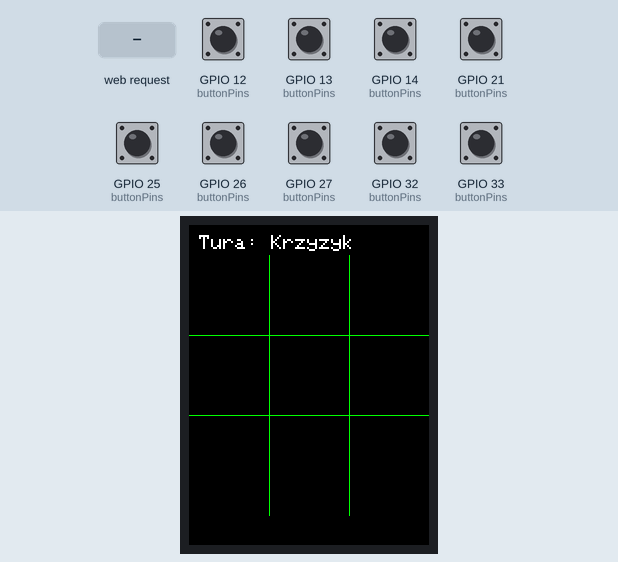
Bench run of a sketch on a simulated ESP32. On the bench: 240×320 colour display. The test bench sets the inputs (shaded band); at power-on: GPIO 12 (buttonPins), GPIO 13 (buttonPins), GPIO 14 (buttonPins), GPIO 21 (buttonPins), GPIO 25 (buttonPins), GPIO 26 (buttonPins), GPIO 27 (buttonPins), GPIO 32 (buttonPins), GPIO 33 (buttonPins) HIGH. What the sketch prints to the serial monitor is not drawn.

Above: at 1.5 s.
1.6 s: GPIO 12 (buttonPins) pulled LOW for 0.15 s
At 2.8 s:
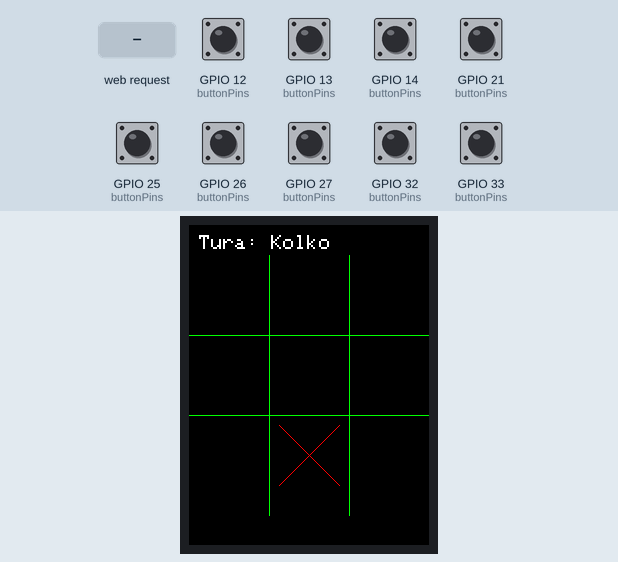
3.2 s: GPIO 13 (buttonPins) pulled LOW for 0.15 s
At 4.1 s:
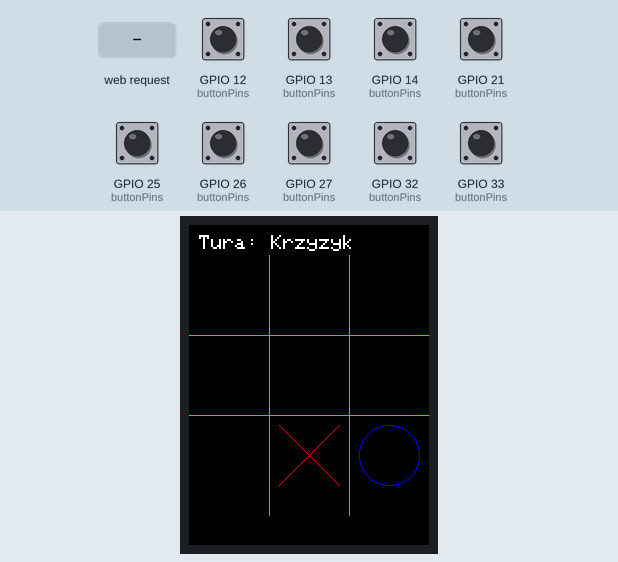
4.8 s: GPIO 14 (buttonPins) pulled LOW for 1 s
At 6.4 s:
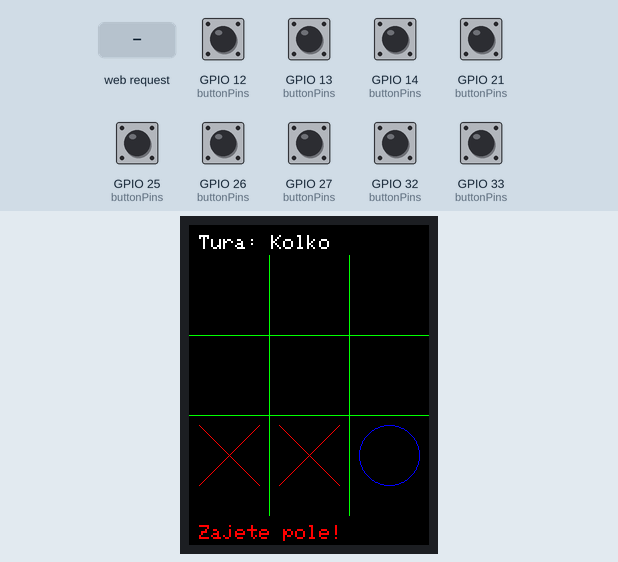
7.3 s: GPIO 21 (buttonPins) pulled LOW for 0.15 s
At 8.5 s:
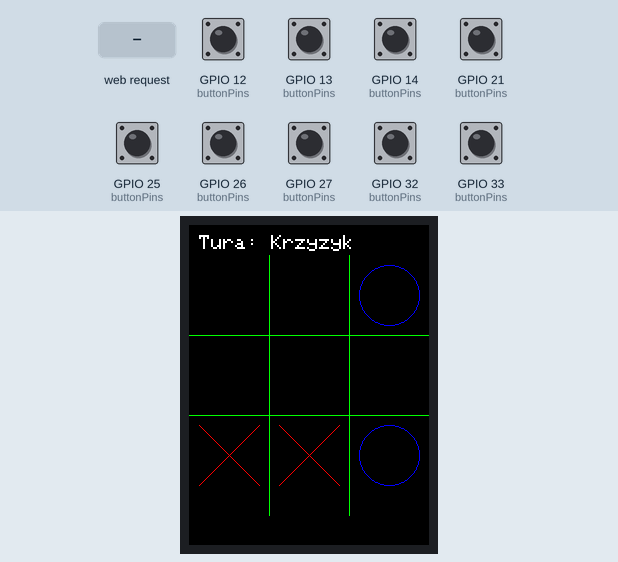
8.9 s: GPIO 14 (buttonPins) pulled LOW for 0.15 s
At 9.4 s:
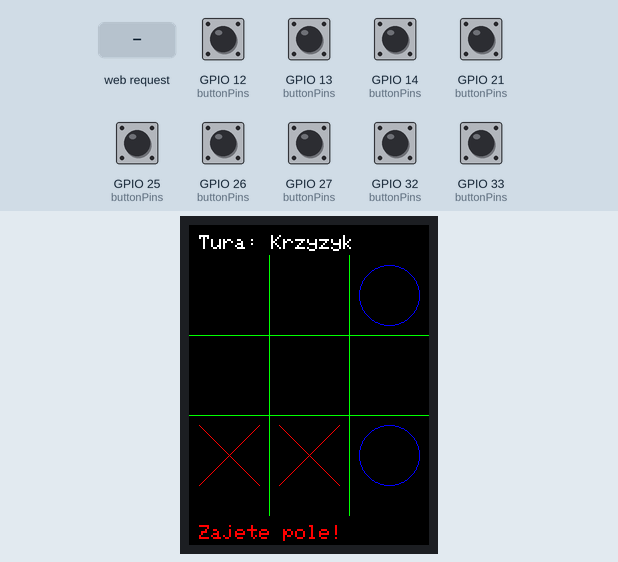
10.5 s: HTTP request GET /reset received
At 11.7 s:
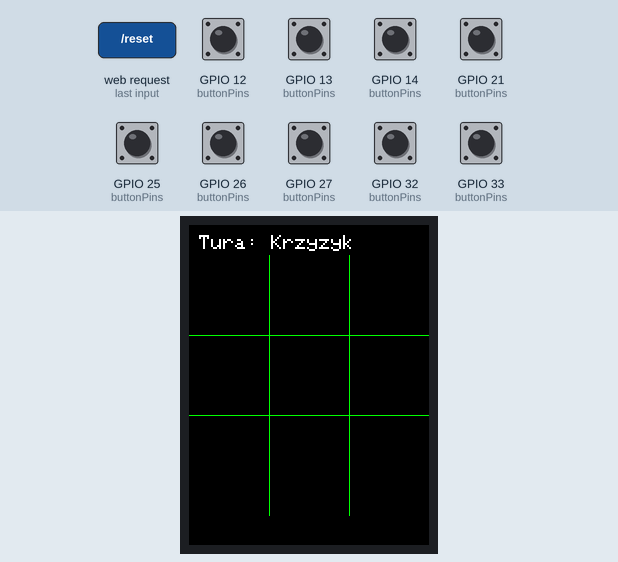
Timing chart, 0 to 13.1 s (numbered marks = the images above; inputs shaded):
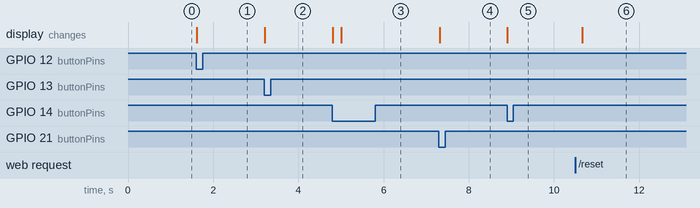

The sketch:

projekt.ino
```cpp
#include <Arduino.h>
#include <Adafruit_GFX.h>
#include <Adafruit_ILI9341.h>
#include <SPI.h>
#include <WiFi.h>
#include <WebServer.h>

// Definicje pinów dla wyświetlacza
#define TFT_CS   5
#define TFT_DC   16
#define TFT_RST  17

// Definicje pinów dla przycisków
const int buttonPins[3][3] = {
  {33, 32, 21},
  {25, 26, 27},
  {14, 12, 13}
};

// Utworzenie obiektu wyświetlacza
Adafruit_ILI9341 tft = Adafruit_ILI9341(TFT_CS, TFT_DC, TFT_RST);

// Stałe do określenia wielkości planszy
const int GRID_SIZE = 3;
const int SCREEN_WIDTH = 240;
const int SCREEN_HEIGHT = 320;
const int CELL_SIZE = SCREEN_WIDTH / GRID_SIZE;

// Tablica reprezentująca stan planszy (0: puste, 1: krzyżyk, 2: kółko)
int board[3][3] = {0};
int currentPlayer = 1;  // 1: Krzyżyk, 2: Kółko

const int debounceDelay = 200; // czas debounce w milisekundach
unsigned long lastDebounceTime[3][3] = {0}; // czas ostatniego naciśnięcia dla każdego przycisku

bool occupiedMessageDisplayed = false; // flaga dla komunikatu "zajęte pole"
String occupiedMessage = "";

const char* ssid = "ESP32 WLAN";
const char* password = "12345678";

// Utworzenie obiektu serwera na porcie 80
WebServer server(80);

String winnerMessage = "";

enum GameState { PLAYING, WIN, DRAW };
GameState gameState = PLAYING;

unsigned long resetTime = 0; // Czas zaplanowanego resetu gry (0 = brak resetu)

// Funkcja generująca HTML reprezentujący aktualną planszę
String generateBoardHTML() {
  String html = "<!DOCTYPE html><html><head><title>Tic Tac Toe Server</title>";
  html += "<meta charset='UTF-8'>";
  html += "<meta name='viewport' content='width=device-width, initial-scale=1.0'>"; // Responsywność
  html += "<meta http-equiv='refresh' content='1'>"; // Automatyczne odświeżanie
  html += "<style>";
  html += "body { font-family: 'Roboto', sans-serif; text-align: center; background-color: #f0f8ff; margin: 0; padding: 0; }";
  html += "h1 { color: #333; }";
  html += "table { border-collapse: collapse; margin: 20px auto; box-shadow: 0 4px 8px rgba(0,0,0,0.2); }";
  html += "td { width: 60px; height: 60px; text-align: center; font-size: 40px; border: 1px solid #000; background-color: #ffffff; color: #ff1744; }";
  html += "p { font-size: 20px; color: #555; }";
  html += "input[type='submit'] { padding: 10px 20px; font-size: 16px; background-color: #4CAF50; color: white; border: none; border-radius: 5px; cursor: pointer; margin-top: 20px; }";
  html += "</style></head><body>";

  html += "<h1>Stan gry Kółko i Krzyżyk</h1>";
  html += "<table>";
  for (int row = 0; row < GRID_SIZE; row++) {
    html += "<tr>";
    for (int col = 0; col < GRID_SIZE; col++) {
      if (board[row][col] == 1) {
        html += "<td>&#x274C;</td>"; // Czerwony X
      } else if (board[row][col] == 2) {
        html += "<td>&#x2B55;</td>"; // Czerwone O
      } else {
        html += "<td></td>"; // Puste pole
      }
    }
    html += "</tr>";
  }
  html += "</table>";

  if (!occupiedMessage.isEmpty()) {
    html += "<p style='color: red; font-size: 18px;'>" + occupiedMessage + "</p>";
  }

  if (gameState == WIN || gameState == DRAW) {
    html += "<p style='color: red; font-size: 24px;'>" + winnerMessage + "</p>";
  } else if (gameState == PLAYING) {
    html += "<p>Aktualny gracz: " + String((currentPlayer == 1) ? "Krzyżyk (X)" : "Kółko (O)") + "</p>";
  }

  html += "<form action='/reset' method='get'>";
  html += "<input type='submit' value='Resetuj grę'>";
  html += "</form>";

  html += "</body></html>";
  return html;
}

// Funkcja obsługująca stronę główną
void handleRoot() {
  server.send(200, "text/html", generateBoardHTML());
}

void setup() {
  Serial.begin(115200);

  WiFi.mode(WIFI_AP);
  WiFi.softAP(ssid, password);

  Serial.println("Access Point utworzony.");
  Serial.print("Nazwa (SSID): ");
  Serial.println(ssid);
  Serial.print("IP Address: ");
  Serial.println(WiFi.softAPIP());

  server.on("/", handleRoot);
  server.begin();
  Serial.println("Serwer HTTP uruchomiony.");

  tft.begin();
  tft.fillScreen(ILI9341_BLACK);

  for (int row = 0; row < GRID_SIZE; row++) {
    for (int col = 0; col < GRID_SIZE; col++) {
      pinMode(buttonPins[row][col], INPUT_PULLUP);
      board[row][col] = 0;
    }
  }

  occupiedMessageDisplayed = false;
  currentPlayer = 1;

  drawGrid();
  drawPlayerTurn();

  server.on("/reset", handleReset);
}

void loop() {
  server.handleClient(); // Obsługa klientów serwera HTTP

  // Sprawdź, czy gra wymaga resetu
  if (resetTime > 0 && millis() > resetTime) {
    resetGame();       // Zresetuj grę
    resetTime = 0;     // Wyzeruj czas resetu
    return;            // Wyjdź z pętli
  }

  for (int row = 0; row < GRID_SIZE; row++) {
    for (int col = 0; col < GRID_SIZE; col++) {
      if (isButtonPressed(buttonPins[row][col], row, col)) {
        if (board[row][col] == 0) {
          board[row][col] = currentPlayer;
          clearOccupiedMessage();
          occupiedMessage = "";

          if (currentPlayer == 1) {
            drawX(row, col);
            currentPlayer = 2;
          } else {
            drawO(row, col);
            currentPlayer = 1;
          }
          drawPlayerTurn();

          // Sprawdź, czy ktoś wygrał lub remis
          if (checkWin()) {
            gameState = WIN;
            showWinMessage(); // Wyświetl komunikat o wygranej
            resetTime = millis() + 3000; // Zaplanuj reset za 3 sekundy
          } else if (checkDraw()) {
            gameState = DRAW;
            showDrawMessage(); // Wyświetl komunikat o remisie
            resetTime = millis() + 3000; // Zaplanuj reset za 3 sekundy
          }
        } else {
          showOccupiedMessage(); // TFT
          occupiedMessage = "Zajęte pole!"; // HTML
        }
      }
    }
  }
}


bool isButtonPressed(int pin, int row, int col) {
  if (digitalRead(pin) == LOW) {
    if (millis() - lastDebounceTime[row][col] > debounceDelay) {
      lastDebounceTime[row][col] = millis();
      return true;
    }
  }
  return false;
}

void drawGrid() {
  tft.fillScreen(ILI9341_BLACK);
  int startY = 30;
  tft.drawLine(CELL_SIZE, startY, CELL_SIZE, SCREEN_HEIGHT - startY, ILI9341_GREEN);
  tft.drawLine(CELL_SIZE * 2, startY, CELL_SIZE * 2, SCREEN_HEIGHT - startY, ILI9341_GREEN);
  tft.drawLine(0, CELL_SIZE + startY, SCREEN_WIDTH, CELL_SIZE + startY, ILI9341_GREEN);
  tft.drawLine(0, CELL_SIZE * 2 + startY, SCREEN_WIDTH, CELL_SIZE * 2 + startY, ILI9341_GREEN);
}

void drawPlayerTurn() {
  tft.fillRect(0, 0, SCREEN_WIDTH, 30, ILI9341_BLACK);
  tft.setCursor(10, 10);
  tft.setTextColor(ILI9341_WHITE);
  tft.setTextSize(2);
  if (currentPlayer == 1) {
    tft.print("Tura: Krzyzyk");
  } else {
    tft.print("Tura: Kolko");
  }
}

void drawX(int row, int col) {
  int x0 = col * CELL_SIZE;
  int y0 = row * CELL_SIZE + 30;
  tft.drawLine(x0 + 10, y0 + 10, x0 + CELL_SIZE - 10, y0 + CELL_SIZE - 10, ILI9341_RED);
  tft.drawLine(x0 + 10, y0 + CELL_SIZE - 10, x0 + CELL_SIZE - 10, y0 + 10, ILI9341_RED);
}

void drawO(int row, int col) {
  int x0 = col * CELL_SIZE + CELL_SIZE / 2;
  int y0 = row * CELL_SIZE + CELL_SIZE / 2 + 30;
  tft.drawCircle(x0, y0, CELL_SIZE / 2 - 10, ILI9341_BLUE);
}

bool checkWin() {
  for (int i = 0; i < GRID_SIZE; i++) {
    if (board[i][0] != 0 && board[i][0] == board[i][1] && board[i][1] == board[i][2]) {
      winnerMessage = "Wygrywa " + String((board[i][0] == 1) ? "Krzyżyk (X)" : "Kółko (O)") + "!";
      return true;
    }
    if (board[0][i] != 0 && board[0][i] == board[1][i] && board[1][i] == board[2][i]) {
      winnerMessage = "Wygrywa " + String((board[0][i] == 1) ? "Krzyżyk (X)" : "Kółko (O)") + "!";
      return true;
    }
  }
  if (board[0][0] != 0 && board[0][0] == board[1][1] && board[1][1] == board[2][2]) {
    winnerMessage = "Wygrywa " + String((board[0][0] == 1) ? "Krzyżyk (X)" : "Kółko (O)") + "!";
    return true;
  }
  if (board[0][2] != 0 && board[0][2] == board[1][1] && board[1][1] == board[2][0]) {
    winnerMessage = "Wygrywa " + String((board[0][2] == 1) ? "Krzyżyk (X)" : "Kółko (O)") + "!";
    return true;
  }
  return false;
}

bool checkDraw() {
  for (int row = 0; row < GRID_SIZE; row++) {
    for (int col = 0; col < GRID_SIZE; col++) {
      if (board[row][col] == 0) {
        return false;
      }
    }
  }
  winnerMessage = "Remis!";
  return true;
}

// Funkcja wyświetlająca komunikat o wygranej
void showWinMessage() {
  delay(3000); // Dodanie 3-sekundowego opóźnienia
  tft.fillScreen(ILI9341_BLACK);
  tft.setCursor(20, 140);
  tft.setTextColor(ILI9341_WHITE);
  tft.setTextSize(2);
  if (currentPlayer == 2) {
    tft.print("Wygrywa Krzyzyk!");
  } else {
    tft.print("Wygrywa Kolko!");
  }
}

// Funkcja wyświetlająca komunikat o remisie
void showDrawMessage() {
  delay(3000); // Dodanie 3-sekundowego opóźnienia
  tft.fillScreen(ILI9341_BLACK);
  tft.setCursor(50, 140);
  tft.setTextColor(ILI9341_WHITE);
  tft.setTextSize(3);
  tft.print("Remis!");
}

// Funkcja wyświetlająca komunikat "zajęte pole"
void showOccupiedMessage() {
  if (!occupiedMessageDisplayed) { // Jeśli komunikat nie jest wyświetlany
    tft.setCursor(10, SCREEN_HEIGHT - 20);
    tft.setTextColor(ILI9341_RED);
    tft.setTextSize(2);
    tft.print("Zajete pole!");
    occupiedMessageDisplayed = true;
  }
}

// Funkcja czyszcząca komunikat "zajęte pole"
void clearOccupiedMessage() {
  if (occupiedMessageDisplayed) { // Jeśli komunikat jest wyświetlany
    tft.fillRect(0, SCREEN_HEIGHT - 20, SCREEN_WIDTH, 20, ILI9341_BLACK); // Wyczyść tekst
    occupiedMessageDisplayed = false;
  }
}

// Funkcja resetująca grę
void resetGame() {
  // Resetowanie tablicy reprezentującej planszę
  for (int row = 0; row < GRID_SIZE; row++) {
    for (int col = 0; col < GRID_SIZE; col++) {
      board[row][col] = 0;  // Ustawienie wszystkich pozycji na puste (0)
    }
  }

  // Ustawienie aktualnego gracza na początkowego (Krzyżyk)
  currentPlayer = 1;

  gameState = PLAYING;

  // Wyczyszczenie komunikatu o zwycięzcy
  winnerMessage = "";

  // Wyczyszczenie i ponowne narysowanie planszy
  tft.fillScreen(ILI9341_BLACK); // Wyczyszczenie ekranu
  drawGrid();                    // Ponowne narysowanie kratki
  drawPlayerTurn();              // Aktualizacja komunikatu o turze
  occupiedMessageDisplayed = false;        // Wyczyść komunikat, jeśli jest wyświetlany
}

// Funkcja obsługująca reset gry z poziomu serwera
void handleReset() {
  resetGame();
  server.send(200, "text/html", "<!DOCTYPE html><html><head><meta http-equiv='refresh' content='0; url=/'></head><body></body></html>");
}
```

Measured:
- after the input at 1.6 s, the display: changes at once (image 1)
- after the input at 3.2 s, the display: changes at once (image 2)
- after the input at 4.8 s, the display: first changes at once (image 3 shows a later state)
- after the input at 7.3 s, the display: changes at once (image 4)
- after the input at 8.9 s, the display: changes at once (image 5)
- after the input at 10.5 s, the display: changes after 0.16 s (image 6)
